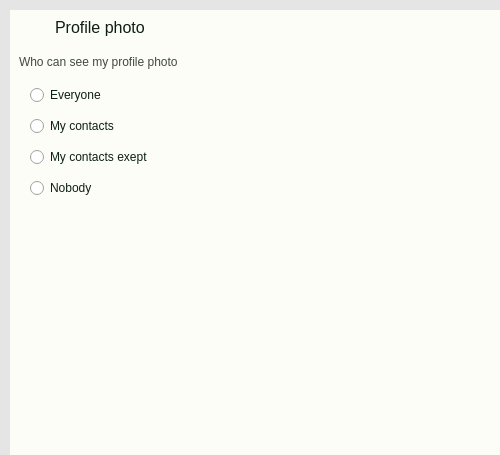
<?xml version="1.0" encoding="UTF-8"?>
<ui version="4.0">
 <class>Widget</class>
 <widget class="QWidget" name="Widget">
  <property name="geometry">
   <rect>
    <x>0</x>
    <y>0</y>
    <width>500</width>
    <height>455</height>
   </rect>
  </property>
  <property name="windowTitle">
   <string>Widget</string>
  </property>
  <property name="styleSheet">
   <string notr="true">background-color: #E5E5E5;</string>
  </property>
  <widget class="QWidget" name="verticalLayoutWidget">
   <property name="geometry">
    <rect>
     <x>10</x>
     <y>10</y>
     <width>601</width>
     <height>451</height>
    </rect>
   </property>
   <layout class="QVBoxLayout" name="verticalLayout">
    <item>
     <widget class="QStackedWidget" name="PrivacyWidgets">
      <property name="enabled">
       <bool>true</bool>
      </property>
      <property name="font">
       <font>
        <pointsize>9</pointsize>
        <kerning>true</kerning>
       </font>
      </property>
      <property name="styleSheet">
       <string notr="true">background-color: #FBFDF6;</string>
      </property>
      <property name="currentIndex">
       <number>2</number>
      </property>
      <widget class="QWidget" name="MainPrivacyWidget">
       <widget class="QWidget" name="verticalLayoutWidget_2">
        <property name="geometry">
         <rect>
          <x>10</x>
          <y>30</y>
          <width>371</width>
          <height>371</height>
         </rect>
        </property>
        <layout class="QVBoxLayout" name="verticalLayout_3">
         <property name="spacing">
          <number>0</number>
         </property>
         <item>
          <widget class="QGroupBox" name="LastSeenAndOnlineBox">
           <property name="styleSheet">
            <string notr="true">background-color: 0;
border: 0px;
</string>
           </property>
           <property name="title">
            <string/>
           </property>
           <widget class="QLabel" name="LastSeenAndOnlineLabel">
            <property name="geometry">
             <rect>
              <x>50</x>
              <y>30</y>
              <width>201</width>
              <height>31</height>
             </rect>
            </property>
            <property name="font">
             <font>
              <pointsize>12</pointsize>
             </font>
            </property>
            <property name="styleSheet">
             <string notr="true">background-color: 0;
color: #0E1F12;</string>
            </property>
            <property name="text">
             <string>Last seen and online</string>
            </property>
           </widget>
           <widget class="QPushButton" name="LastSeenAndOnlineCircle">
            <property name="enabled">
             <bool>false</bool>
            </property>
            <property name="geometry">
             <rect>
              <x>260</x>
              <y>40</y>
              <width>30</width>
              <height>30</height>
             </rect>
            </property>
            <property name="styleSheet">
             <string notr="true">background-color: #AED1AC;
border-radius: 15px;</string>
            </property>
            <property name="text">
             <string/>
            </property>
            <property name="icon">
             <iconset resource="assets.qrc">
              <normaloff>:/icons/Arrow.png</normaloff>:/icons/Arrow.png</iconset>
            </property>
            <property name="checkable">
             <bool>false</bool>
            </property>
            <property name="checked">
             <bool>false</bool>
            </property>
           </widget>
           <widget class="QLabel" name="LastSeenAndOnlineChoice">
            <property name="geometry">
             <rect>
              <x>50</x>
              <y>60</y>
              <width>181</width>
              <height>21</height>
             </rect>
            </property>
            <property name="styleSheet">
             <string notr="true">background-color: 0;
color: #424941;</string>
            </property>
            <property name="text">
             <string>Everyone, Everyone</string>
            </property>
           </widget>
           <widget class="QPushButton" name="LastSeenAndOnlineButton">
            <property name="enabled">
             <bool>true</bool>
            </property>
            <property name="geometry">
             <rect>
              <x>20</x>
              <y>20</y>
              <width>301</width>
              <height>71</height>
             </rect>
            </property>
            <property name="styleSheet">
             <string notr="true">QPushButton{
background-color: #FBFDF6;
border-radius: 30px;
}
QPushButton#LastSeenAndOnlineButton:hover{
background-color:rgb(238, 240, 233);
}
QPushButton#LastSeenAndOnlineButton:pressed{
backGround-color: rgb(186, 223, 184);
}</string>
            </property>
            <property name="text">
             <string/>
            </property>
            <property name="checkable">
             <bool>true</bool>
            </property>
            <property name="autoRepeat">
             <bool>false</bool>
            </property>
            <property name="autoExclusive">
             <bool>false</bool>
            </property>
            <property name="autoDefault">
             <bool>false</bool>
            </property>
            <property name="default">
             <bool>false</bool>
            </property>
           </widget>
           <zorder>LastSeenAndOnlineButton</zorder>
           <zorder>LastSeenAndOnlineLabel</zorder>
           <zorder>LastSeenAndOnlineCircle</zorder>
           <zorder>LastSeenAndOnlineChoice</zorder>
          </widget>
         </item>
         <item>
          <widget class="QGroupBox" name="ProfilePhotoBox">
           <property name="styleSheet">
            <string notr="true">background-color: 0px;
border: 0px;</string>
           </property>
           <property name="title">
            <string/>
           </property>
           <widget class="QLabel" name="ProfilePhotoLabel">
            <property name="geometry">
             <rect>
              <x>50</x>
              <y>30</y>
              <width>201</width>
              <height>31</height>
             </rect>
            </property>
            <property name="font">
             <font>
              <pointsize>12</pointsize>
             </font>
            </property>
            <property name="styleSheet">
             <string notr="true">background-color: 0;
color: #0E1F12;</string>
            </property>
            <property name="text">
             <string>Profile Photo</string>
            </property>
           </widget>
           <widget class="QPushButton" name="ProfilePhotoCircle">
            <property name="enabled">
             <bool>false</bool>
            </property>
            <property name="geometry">
             <rect>
              <x>260</x>
              <y>40</y>
              <width>30</width>
              <height>30</height>
             </rect>
            </property>
            <property name="styleSheet">
             <string notr="true">background-color: #AED1AC;
border-radius: 15px;</string>
            </property>
            <property name="text">
             <string/>
            </property>
            <property name="icon">
             <iconset resource="assets.qrc">
              <normaloff>:/icons/Arrow.png</normaloff>:/icons/Arrow.png</iconset>
            </property>
            <property name="checkable">
             <bool>true</bool>
            </property>
            <property name="checked">
             <bool>false</bool>
            </property>
           </widget>
           <widget class="QPushButton" name="ProfilePhotoButton">
            <property name="geometry">
             <rect>
              <x>20</x>
              <y>20</y>
              <width>301</width>
              <height>71</height>
             </rect>
            </property>
            <property name="styleSheet">
             <string notr="true">QPushButton{
background-color: #FBFDF6;
border-radius: 30px;
}
QPushButton#ProfilePhotoButton:hover{
background-color:rgb(238, 240, 233);
}
QPushButton#ProfilePhotoButton:pressed{
backGround-color: rgb(186, 223, 184);
}</string>
            </property>
            <property name="text">
             <string/>
            </property>
           </widget>
           <widget class="QLabel" name="ProfilePhotoChoice">
            <property name="geometry">
             <rect>
              <x>50</x>
              <y>60</y>
              <width>171</width>
              <height>21</height>
             </rect>
            </property>
            <property name="styleSheet">
             <string notr="true">background-color: 0;
color: #424941;</string>
            </property>
            <property name="text">
             <string>Everyone</string>
            </property>
           </widget>
           <zorder>ProfilePhotoButton</zorder>
           <zorder>ProfilePhotoLabel</zorder>
           <zorder>ProfilePhotoCircle</zorder>
           <zorder>ProfilePhotoChoice</zorder>
          </widget>
         </item>
         <item>
          <widget class="QGroupBox" name="AboutBox">
           <property name="styleSheet">
            <string notr="true">background-color: 0px;
border: 0px;</string>
           </property>
           <property name="title">
            <string/>
           </property>
           <widget class="QPushButton" name="AboutButton">
            <property name="geometry">
             <rect>
              <x>20</x>
              <y>20</y>
              <width>301</width>
              <height>71</height>
             </rect>
            </property>
            <property name="styleSheet">
             <string notr="true">QPushButton{
background-color: #FBFDF6;
border-radius: 30px;
}
QPushButton#AboutButton:hover{
background-color:rgb(238, 240, 233);
}
QPushButton#AboutButton:pressed{
backGround-color: rgb(186, 223, 184);
}</string>
            </property>
            <property name="text">
             <string/>
            </property>
           </widget>
           <widget class="QLabel" name="AboutChoice">
            <property name="geometry">
             <rect>
              <x>50</x>
              <y>60</y>
              <width>181</width>
              <height>21</height>
             </rect>
            </property>
            <property name="styleSheet">
             <string notr="true">background-color: 0;
color: #424941;</string>
            </property>
            <property name="text">
             <string>Everyone</string>
            </property>
           </widget>
           <widget class="QLabel" name="AboutLabel">
            <property name="geometry">
             <rect>
              <x>50</x>
              <y>30</y>
              <width>201</width>
              <height>31</height>
             </rect>
            </property>
            <property name="font">
             <font>
              <pointsize>12</pointsize>
             </font>
            </property>
            <property name="styleSheet">
             <string notr="true">background-color: 0;
color: #0E1F12;</string>
            </property>
            <property name="text">
             <string>About</string>
            </property>
           </widget>
           <widget class="QPushButton" name="AboutCircle">
            <property name="enabled">
             <bool>false</bool>
            </property>
            <property name="geometry">
             <rect>
              <x>260</x>
              <y>40</y>
              <width>30</width>
              <height>30</height>
             </rect>
            </property>
            <property name="styleSheet">
             <string notr="true">background-color: #AED1AC;
border-radius: 15px;</string>
            </property>
            <property name="text">
             <string/>
            </property>
            <property name="icon">
             <iconset resource="assets.qrc">
              <normaloff>:/icons/Arrow.png</normaloff>:/icons/Arrow.png</iconset>
            </property>
            <property name="checkable">
             <bool>true</bool>
            </property>
            <property name="checked">
             <bool>false</bool>
            </property>
           </widget>
          </widget>
         </item>
         <item>
          <widget class="QGroupBox" name="StatusBox">
           <property name="enabled">
            <bool>true</bool>
           </property>
           <property name="styleSheet">
            <string notr="true">background-color: 0px;
border: 0px;</string>
           </property>
           <property name="title">
            <string/>
           </property>
           <widget class="QPushButton" name="StatusButton">
            <property name="geometry">
             <rect>
              <x>20</x>
              <y>20</y>
              <width>300</width>
              <height>70</height>
             </rect>
            </property>
            <property name="styleSheet">
             <string notr="true">QPushButton{
background-color: #FBFDF6;
border-radius: 30px;
}
QPushButton#StatusButton:hover{
background-color:rgb(238, 240, 233);
}
QPushButton#StatusButton:pressed{
backGround-color: rgb(186, 223, 184);
}</string>
            </property>
            <property name="text">
             <string/>
            </property>
           </widget>
           <widget class="QLabel" name="StatusLabel">
            <property name="geometry">
             <rect>
              <x>50</x>
              <y>30</y>
              <width>201</width>
              <height>31</height>
             </rect>
            </property>
            <property name="font">
             <font>
              <pointsize>12</pointsize>
             </font>
            </property>
            <property name="styleSheet">
             <string notr="true">background-color: 0;
color: #0E1F12;</string>
            </property>
            <property name="text">
             <string>Status</string>
            </property>
           </widget>
           <widget class="QLabel" name="StatusChoice">
            <property name="geometry">
             <rect>
              <x>50</x>
              <y>60</y>
              <width>181</width>
              <height>21</height>
             </rect>
            </property>
            <property name="styleSheet">
             <string notr="true">background-color: 0;
color: #424941;</string>
            </property>
            <property name="text">
             <string>My contacts</string>
            </property>
           </widget>
           <widget class="QPushButton" name="StatusCircle">
            <property name="enabled">
             <bool>false</bool>
            </property>
            <property name="geometry">
             <rect>
              <x>260</x>
              <y>40</y>
              <width>30</width>
              <height>30</height>
             </rect>
            </property>
            <property name="styleSheet">
             <string notr="true">background-color: #AED1AC;
border-radius: 15px;</string>
            </property>
            <property name="text">
             <string/>
            </property>
            <property name="icon">
             <iconset resource="assets.qrc">
              <normaloff>:/icons/Arrow.png</normaloff>:/icons/Arrow.png</iconset>
            </property>
            <property name="checkable">
             <bool>true</bool>
            </property>
            <property name="checked">
             <bool>false</bool>
            </property>
           </widget>
          </widget>
         </item>
        </layout>
       </widget>
       <widget class="QLabel" name="MainLabel">
        <property name="geometry">
         <rect>
          <x>40</x>
          <y>12</y>
          <width>369</width>
          <height>21</height>
         </rect>
        </property>
        <property name="font">
         <font>
          <pointsize>10</pointsize>
         </font>
        </property>
        <property name="styleSheet">
         <string notr="true">color: #424941;
background-color: 0;</string>
        </property>
        <property name="text">
         <string>Who can see your info</string>
        </property>
       </widget>
      </widget>
      <widget class="QWidget" name="LastSeenAndOnlineWidget">
       <widget class="QPushButton" name="LastSeenAndOnlineBack">
        <property name="geometry">
         <rect>
          <x>5</x>
          <y>5</y>
          <width>24</width>
          <height>24</height>
         </rect>
        </property>
        <property name="styleSheet">
         <string notr="true">QPushButton{
background-color: #FBFDF6;
border-radius: 12px;
}
QPushButton#LastSeenAndOnlineBack:hover{
background-color:rgb(238, 240, 233);
}
QPushButton#LastSeenAndOnlineBack:pressed{
backGround-color: rgb(186, 223, 184);
}</string>
        </property>
        <property name="text">
         <string/>
        </property>
        <property name="icon">
         <iconset resource="assets.qrc">
          <normaloff>:/icons/BackArrow.png</normaloff>:/icons/BackArrow.png</iconset>
        </property>
        <property name="iconSize">
         <size>
          <width>27</width>
          <height>27</height>
         </size>
        </property>
       </widget>
       <widget class="QLabel" name="LastSeenAndOnlineWidgetLabel">
        <property name="geometry">
         <rect>
          <x>45</x>
          <y>5</y>
          <width>161</width>
          <height>24</height>
         </rect>
        </property>
        <property name="font">
         <font>
          <pointsize>12</pointsize>
         </font>
        </property>
        <property name="styleSheet">
         <string notr="true">background-color: 0;
color: #0E1F12;</string>
        </property>
        <property name="text">
         <string>Last seen and online</string>
        </property>
       </widget>
       <widget class="QLabel" name="label">
        <property name="geometry">
         <rect>
          <x>9</x>
          <y>44</y>
          <width>171</width>
          <height>16</height>
         </rect>
        </property>
        <property name="font">
         <font>
          <pointsize>10</pointsize>
         </font>
        </property>
        <property name="styleSheet">
         <string notr="true">color: #424941;
background-color: 0;</string>
        </property>
        <property name="text">
         <string>Who can see my last seen</string>
        </property>
       </widget>
       <widget class="QWidget" name="verticalLayoutWidget_3">
        <property name="geometry">
         <rect>
          <x>30</x>
          <y>70</y>
          <width>160</width>
          <height>127</height>
         </rect>
        </property>
        <layout class="QVBoxLayout" name="verticalLayout_2">
         <item>
          <widget class="QRadioButton" name="LastSeenChoiceEveryone">
           <property name="styleSheet">
            <string notr="true">background-color: 0;
color: #0E1F12;</string>
           </property>
           <property name="text">
            <string>Everyone</string>
           </property>
          </widget>
         </item>
         <item>
          <widget class="QRadioButton" name="LastSeenChoiceMyContacts">
           <property name="styleSheet">
            <string notr="true">background-color: 0;
color: #0E1F12;</string>
           </property>
           <property name="text">
            <string>My contacts</string>
           </property>
          </widget>
         </item>
         <item>
          <widget class="QRadioButton" name="LastSeenChoiceMyContactsExept">
           <property name="styleSheet">
            <string notr="true">background-color: 0;
color: #0E1F12;</string>
           </property>
           <property name="text">
            <string>My contacts except</string>
           </property>
          </widget>
         </item>
         <item>
          <widget class="QRadioButton" name="LastSeenChoiceNobody">
           <property name="styleSheet">
            <string notr="true">background-color: 0;
color: #0E1F12;</string>
           </property>
           <property name="text">
            <string>Nobody</string>
           </property>
          </widget>
         </item>
        </layout>
       </widget>
       <widget class="QWidget" name="verticalLayoutWidget_4">
        <property name="geometry">
         <rect>
          <x>30</x>
          <y>220</y>
          <width>160</width>
          <height>61</height>
         </rect>
        </property>
        <layout class="QVBoxLayout" name="verticalLayout_4">
         <item>
          <widget class="QRadioButton" name="OnlineChoiceEveryone">
           <property name="styleSheet">
            <string notr="true">background-color: 0;
color: #0E1F12;</string>
           </property>
           <property name="text">
            <string>Everyone</string>
           </property>
          </widget>
         </item>
         <item>
          <widget class="QRadioButton" name="OnlineChoiceSameAsLastSeen">
           <property name="styleSheet">
            <string notr="true">background-color: 0;
color: #0E1F12;</string>
           </property>
           <property name="text">
            <string>Same as last seen</string>
           </property>
          </widget>
         </item>
        </layout>
       </widget>
       <widget class="QLabel" name="label_2">
        <property name="geometry">
         <rect>
          <x>9</x>
          <y>193</y>
          <width>181</width>
          <height>16</height>
         </rect>
        </property>
        <property name="styleSheet">
         <string notr="true">color: #424941;
background-color: 0;</string>
        </property>
        <property name="text">
         <string>Who can see when I'm online</string>
        </property>
       </widget>
      </widget>
      <widget class="QWidget" name="ProfilePhotoWidget">
       <widget class="QPushButton" name="ProfilePhotoBack">
        <property name="geometry">
         <rect>
          <x>5</x>
          <y>5</y>
          <width>24</width>
          <height>24</height>
         </rect>
        </property>
        <property name="styleSheet">
         <string notr="true">QPushButton{
background-color: #FBFDF6;
border-radius: 12px;
}
QPushButton#ProfilePhotoBack:hover{
background-color:rgb(238, 240, 233);
}
QPushButton#ProfilePhotoBack:pressed{
backGround-color: rgb(186, 223, 184);
}</string>
        </property>
        <property name="text">
         <string/>
        </property>
        <property name="icon">
         <iconset resource="assets.qrc">
          <normaloff>:/icons/BackArrow.png</normaloff>:/icons/BackArrow.png</iconset>
        </property>
        <property name="iconSize">
         <size>
          <width>27</width>
          <height>27</height>
         </size>
        </property>
       </widget>
       <widget class="QLabel" name="ProfilePhotoWidgetLabel">
        <property name="geometry">
         <rect>
          <x>45</x>
          <y>5</y>
          <width>161</width>
          <height>24</height>
         </rect>
        </property>
        <property name="font">
         <font>
          <pointsize>12</pointsize>
         </font>
        </property>
        <property name="styleSheet">
         <string notr="true">background-color: 0;
color: #0E1F12;</string>
        </property>
        <property name="text">
         <string>Profile photo</string>
        </property>
       </widget>
       <widget class="QLabel" name="label_3">
        <property name="geometry">
         <rect>
          <x>9</x>
          <y>44</y>
          <width>181</width>
          <height>16</height>
         </rect>
        </property>
        <property name="styleSheet">
         <string notr="true">color: #424941;
background-color: 0;</string>
        </property>
        <property name="text">
         <string>Who can see my profile photo</string>
        </property>
       </widget>
       <widget class="QWidget" name="verticalLayoutWidget_5">
        <property name="geometry">
         <rect>
          <x>20</x>
          <y>70</y>
          <width>160</width>
          <height>127</height>
         </rect>
        </property>
        <layout class="QVBoxLayout" name="verticalLayout_5">
         <item>
          <widget class="QRadioButton" name="ProfilePhotoChoiceEveryone">
           <property name="styleSheet">
            <string notr="true">background-color: 0;
color: #0E1F12;</string>
           </property>
           <property name="text">
            <string>Everyone</string>
           </property>
          </widget>
         </item>
         <item>
          <widget class="QRadioButton" name="ProfilePhotoChoiceMyContacts">
           <property name="styleSheet">
            <string notr="true">background-color: 0;
color: #0E1F12;</string>
           </property>
           <property name="text">
            <string>My contacts</string>
           </property>
          </widget>
         </item>
         <item>
          <widget class="QRadioButton" name="ProfilePhotoChoiceMyContactsExept">
           <property name="styleSheet">
            <string notr="true">background-color: 0;
color: #0E1F12;</string>
           </property>
           <property name="text">
            <string>My contacts exept</string>
           </property>
          </widget>
         </item>
         <item>
          <widget class="QRadioButton" name="ProfilePhotoChoiceNobody">
           <property name="styleSheet">
            <string notr="true">background-color: 0;
color: #0E1F12;</string>
           </property>
           <property name="text">
            <string>Nobody</string>
           </property>
          </widget>
         </item>
        </layout>
       </widget>
      </widget>
      <widget class="QWidget" name="AboutWidget">
       <widget class="QPushButton" name="AboutBack">
        <property name="geometry">
         <rect>
          <x>5</x>
          <y>5</y>
          <width>24</width>
          <height>24</height>
         </rect>
        </property>
        <property name="styleSheet">
         <string notr="true">QPushButton{
background-color: #FBFDF6;
border-radius: 12px;
}
QPushButton#AboutBack:hover{
background-color:rgb(238, 240, 233);
}
QPushButton#AboutBack:pressed{
backGround-color: rgb(186, 223, 184);
}</string>
        </property>
        <property name="text">
         <string/>
        </property>
        <property name="icon">
         <iconset>
          <normaloff>:/icons/icons/BackArrow.png</normaloff>:/icons/icons/BackArrow.png</iconset>
        </property>
        <property name="iconSize">
         <size>
          <width>27</width>
          <height>27</height>
         </size>
        </property>
       </widget>
       <widget class="QLabel" name="AboutWidgetLabel">
        <property name="geometry">
         <rect>
          <x>45</x>
          <y>5</y>
          <width>91</width>
          <height>24</height>
         </rect>
        </property>
        <property name="font">
         <font>
          <pointsize>12</pointsize>
         </font>
        </property>
        <property name="styleSheet">
         <string notr="true">background-color: 0;
color: #0E1F12;</string>
        </property>
        <property name="text">
         <string>About</string>
        </property>
       </widget>
       <widget class="QWidget" name="verticalLayoutWidget_6">
        <property name="geometry">
         <rect>
          <x>20</x>
          <y>70</y>
          <width>160</width>
          <height>127</height>
         </rect>
        </property>
        <layout class="QVBoxLayout" name="verticalLayout_6">
         <item>
          <widget class="QRadioButton" name="AboutChoiceEveryone">
           <property name="styleSheet">
            <string notr="true">background-color: 0;
color: #0E1F12;</string>
           </property>
           <property name="text">
            <string>Everyone</string>
           </property>
          </widget>
         </item>
         <item>
          <widget class="QRadioButton" name="AboutChoiceMyContacts">
           <property name="styleSheet">
            <string notr="true">background-color: 0;
color: #0E1F12;</string>
           </property>
           <property name="text">
            <string>My contacts</string>
           </property>
          </widget>
         </item>
         <item>
          <widget class="QRadioButton" name="AboutChoiceMyContactsExept">
           <property name="styleSheet">
            <string notr="true">background-color: 0;
color: #0E1F12;</string>
           </property>
           <property name="text">
            <string>My contacts exept</string>
           </property>
          </widget>
         </item>
         <item>
          <widget class="QRadioButton" name="AboutChoiceNobody">
           <property name="styleSheet">
            <string notr="true">background-color: 0;
color: #0E1F12;</string>
           </property>
           <property name="text">
            <string>Nobody</string>
           </property>
          </widget>
         </item>
        </layout>
       </widget>
       <widget class="QLabel" name="label_4">
        <property name="geometry">
         <rect>
          <x>10</x>
          <y>44</y>
          <width>181</width>
          <height>16</height>
         </rect>
        </property>
        <property name="styleSheet">
         <string notr="true">color: #424941;
background-color: 0;</string>
        </property>
        <property name="text">
         <string>Who can see my profile photo</string>
        </property>
       </widget>
      </widget>
      <widget class="QWidget" name="StatusWidget">
       <widget class="QPushButton" name="StatusBack">
        <property name="geometry">
         <rect>
          <x>5</x>
          <y>5</y>
          <width>24</width>
          <height>24</height>
         </rect>
        </property>
        <property name="styleSheet">
         <string notr="true">QPushButton{
background-color: #FBFDF6;
border-radius: 12px;
}
QPushButton#StatusBack:hover{
background-color:rgb(238, 240, 233);
}
QPushButton#StatusBack:pressed{
backGround-color: rgb(186, 223, 184);
}</string>
        </property>
        <property name="text">
         <string/>
        </property>
        <property name="icon">
         <iconset>
          <normaloff>:/icons/icons/BackArrow.png</normaloff>:/icons/icons/BackArrow.png</iconset>
        </property>
        <property name="iconSize">
         <size>
          <width>27</width>
          <height>27</height>
         </size>
        </property>
       </widget>
       <widget class="QLabel" name="StatusWidgetLabel">
        <property name="geometry">
         <rect>
          <x>45</x>
          <y>5</y>
          <width>161</width>
          <height>24</height>
         </rect>
        </property>
        <property name="font">
         <font>
          <pointsize>12</pointsize>
         </font>
        </property>
        <property name="styleSheet">
         <string notr="true">background-color: 0;
color: #0E1F12;</string>
        </property>
        <property name="text">
         <string>Status</string>
        </property>
       </widget>
       <widget class="QLabel" name="label_5">
        <property name="geometry">
         <rect>
          <x>9</x>
          <y>44</y>
          <width>191</width>
          <height>16</height>
         </rect>
        </property>
        <property name="styleSheet">
         <string notr="true">color: #424941;
background-color: 0;</string>
        </property>
        <property name="text">
         <string>Who can see my status updates</string>
        </property>
       </widget>
       <widget class="QWidget" name="verticalLayoutWidget_7">
        <property name="geometry">
         <rect>
          <x>20</x>
          <y>70</y>
          <width>160</width>
          <height>94</height>
         </rect>
        </property>
        <layout class="QVBoxLayout" name="verticalLayout_7">
         <item>
          <widget class="QRadioButton" name="StatusChoiceMyContacts">
           <property name="styleSheet">
            <string notr="true">background-color: 0;
color: #0E1F12;</string>
           </property>
           <property name="text">
            <string>My contacts</string>
           </property>
          </widget>
         </item>
         <item>
          <widget class="QRadioButton" name="StatusChoiceMyContactsExept">
           <property name="styleSheet">
            <string notr="true">background-color: 0;
color: #0E1F12;</string>
           </property>
           <property name="text">
            <string>My contacts exept</string>
           </property>
          </widget>
         </item>
         <item>
          <widget class="QRadioButton" name="StatusChoiceOnlyShareWith">
           <property name="styleSheet">
            <string notr="true">background-color: 0;
color: #0E1F12;</string>
           </property>
           <property name="text">
            <string>Only share with</string>
           </property>
          </widget>
         </item>
        </layout>
       </widget>
      </widget>
      <widget class="QWidget" name="ExcludeContactsWidget">
       <widget class="QPushButton" name="ExcludeContactsBack">
        <property name="geometry">
         <rect>
          <x>10</x>
          <y>10</y>
          <width>24</width>
          <height>24</height>
         </rect>
        </property>
        <property name="styleSheet">
         <string notr="true">QPushButton{
background-color: #FBFDF6;
border-radius: 12px;
}
QPushButton#ExcludeContactsBack:hover{
background-color:rgb(238, 240, 233);
}
QPushButton#ExcludeContactsBack:pressed{
backGround-color: rgb(186, 223, 184);
}</string>
        </property>
        <property name="text">
         <string/>
        </property>
        <property name="icon">
         <iconset resource="assets.qrc">
          <normaloff>:/icons/BackArrow.png</normaloff>:/icons/BackArrow.png</iconset>
        </property>
        <property name="iconSize">
         <size>
          <width>27</width>
          <height>27</height>
         </size>
        </property>
       </widget>
       <widget class="QLabel" name="ExcludeContactsWidgetLabel">
        <property name="geometry">
         <rect>
          <x>50</x>
          <y>10</y>
          <width>121</width>
          <height>28</height>
         </rect>
        </property>
        <property name="minimumSize">
         <size>
          <width>0</width>
          <height>0</height>
         </size>
        </property>
        <property name="font">
         <font>
          <pointsize>12</pointsize>
         </font>
        </property>
        <property name="styleSheet">
         <string notr="true">background-color: 0;
color: #0E1F12;</string>
        </property>
        <property name="text">
         <string>Exclude contacts</string>
        </property>
       </widget>
       <widget class="QGroupBox" name="groupBox">
        <property name="geometry">
         <rect>
          <x>125</x>
          <y>40</y>
          <width>250</width>
          <height>41</height>
         </rect>
        </property>
        <property name="title">
         <string>GroupBox</string>
        </property>
        <widget class="QLineEdit" name="lineEdit">
         <property name="geometry">
          <rect>
           <x>0</x>
           <y>0</y>
           <width>250</width>
           <height>42</height>
          </rect>
         </property>
         <property name="font">
          <font>
           <pointsize>11</pointsize>
          </font>
         </property>
         <property name="styleSheet">
          <string notr="true">background-color: &quot;#E1ECE1&quot;;
padding: 10px 5px;
border-radius: 20px;
font-size: 11pt;
color: #424941;</string>
         </property>
         <property name="inputMask">
          <string/>
         </property>
         <property name="text">
          <string/>
         </property>
         <property name="placeholderText">
          <string>Search Contact</string>
         </property>
        </widget>
        <widget class="QPushButton" name="ExcludeContactsBack_2">
         <property name="geometry">
          <rect>
           <x>207</x>
           <y>0</y>
           <width>42</width>
           <height>42</height>
          </rect>
         </property>
         <property name="styleSheet">
          <string notr="true">QPushButton{
background-color: #D3E8D2;
border-radius: 21px;
}
QPushButton#ExcludeContactsBack:hover{
background-color:rgb(238, 240, 233);
}
QPushButton#ExcludeContactsBack:pressed{
backGround-color: rgb(186, 223, 184);
}</string>
         </property>
         <property name="text">
          <string/>
         </property>
         <property name="icon">
          <iconset resource="assets.qrc">
           <normaloff>:/icons/search.png</normaloff>:/icons/search.png</iconset>
         </property>
         <property name="iconSize">
          <size>
           <width>20</width>
           <height>20</height>
          </size>
         </property>
        </widget>
       </widget>
       <widget class="QPushButton" name="ExcludeContactsBack_3">
        <property name="geometry">
         <rect>
          <x>420</x>
          <y>10</y>
          <width>41</width>
          <height>41</height>
         </rect>
        </property>
        <property name="styleSheet">
         <string notr="true">QPushButton{
background-color: #FBFDF6;
border-radius: 15px;
}
QPushButton#ExcludeContactsBack_3:hover{
background-color:rgb(238, 240, 233);
}
QPushButton#ExcludeContactsBack_3:pressed{
backGround-color: rgb(186, 223, 184);
}</string>
        </property>
        <property name="text">
         <string/>
        </property>
        <property name="icon">
         <iconset resource="assets.qrc">
          <normaloff>:/icons/SelectAll.png</normaloff>:/icons/SelectAll.png</iconset>
        </property>
        <property name="iconSize">
         <size>
          <width>35</width>
          <height>35</height>
         </size>
        </property>
       </widget>
      </widget>
     </widget>
    </item>
   </layout>
  </widget>
 </widget>
 <resources>
  <include location="assets.qrc"/>
 </resources>
 <connections/>
</ui>
